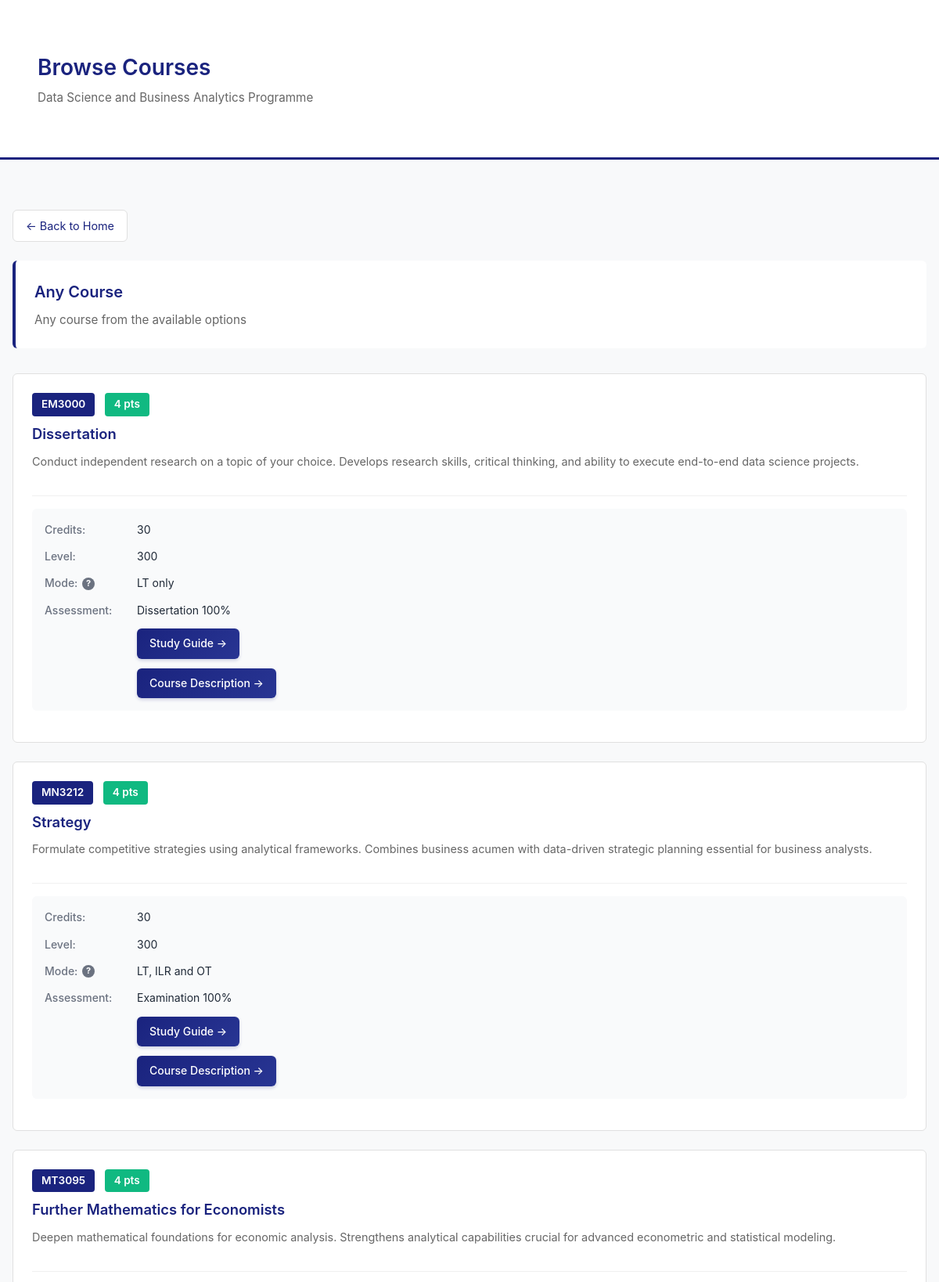
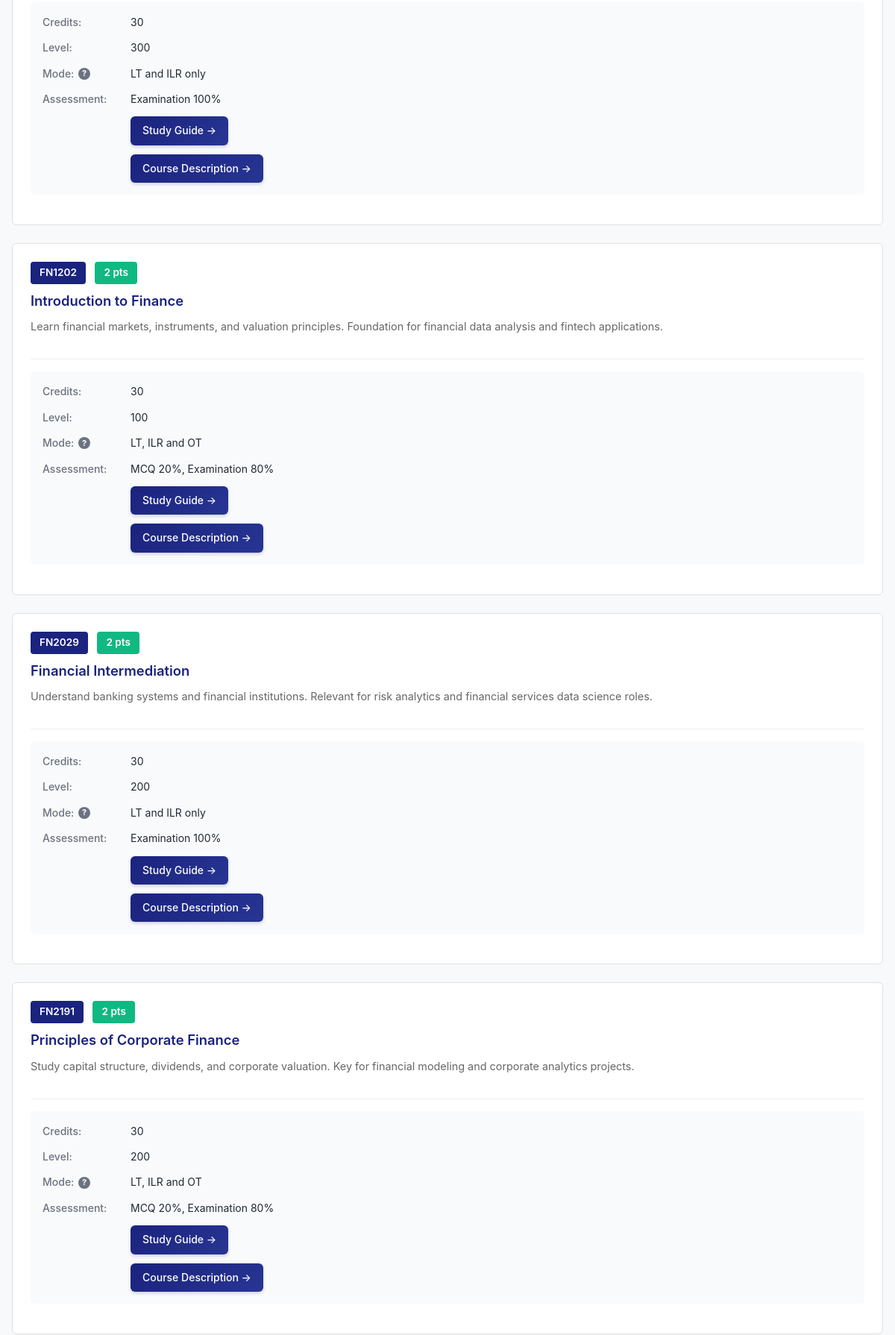
The page /browse/12/ (upper part) on the database its author committed (2 pictures, top to bottom).
### courses/models.py (models this page shows, shortened)
class ElectiveType(models.Model):
    name = models.CharField(max_length=200)
    description = models.TextField()
    class Meta:
        verbose_name = "Elective Type"
        verbose_name_plural = "Elective Types"

class Course(models.Model):
    code = models.CharField(max_length=20, unique=True)
    name = models.CharField(max_length=200)
    credits = models.IntegerField()
    level = models.IntegerField()
    prerequisites = models.CharField(max_length=500, blank=True)
    corequisites = models.CharField(max_length=500, blank=True)
    exclusions = models.CharField(max_length=500, blank=True)
    mode = models.CharField(max_length=100)
    assessment = models.CharField(max_length=200)
    description = models.TextField()
    study_guide_url = models.URLField(blank=True)
    course_description_url = models.URLField(blank=True)
    elective_types = models.ManyToManyField(ElectiveType, related_name='courses')
    class Meta:
        ordering = ['code']
        verbose_name = "Course"
        verbose_name_plural = "Courses"

### courses/views.py (the view)
# urls.py: path('browse/<int:elective_type_id>/', views.browse_courses, name='browse_courses'),
def browse_courses(request, elective_type_id):
    elective_type = get_object_or_404(ElectiveType, id=elective_type_id)
    courses = Course.objects.filter(elective_types=elective_type).annotate(
        total_points=Sum(
            Case(
                When(selections__interest='not_willing', then=0),
                When(selections__interest='willing', then=1),
                When(selections__interest='prefer', then=2),
                default=0,
                output_field=IntegerField()
            )
        )
    ).order_by('-total_points', 'code')
    return render(request, 'courses/browse.html', {
        'elective_type': elective_type,
        'courses': courses,
        'mode': 'browse'
    })

### courses/templates/courses/browse.html (shortened to what this page needs)
{% extends 'courses/base.html' %}
{% block header %}Browse Courses{% endblock %}
{% block content %}
<a href="{% url 'home' %}" class="back-button">← Back to Home</a>
<div class="info-box">
    <h2>{{ elective_type.name }}</h2>
    <p>{{ elective_type.description }}</p>
</div>
{% if courses %}
<div class="course-grid">
    {% for course in courses %}
    <div class="course-card">
        <div class="course-header">
            <span class="course-code">{{ course.code }}</span>
            {% if course.total_points %}
            <span class="course-points">{{ course.total_points }} pts</span>
            {% endif %}
            <h3 class="course-title">{{ course.name }}</h3>
            <p class="course-description">{{ course.description }}</p>
        </div>
        <div class="course-details">
            <div class="detail-item">
                <span class="detail-label">Credits:</span>
                <span class="detail-value">{{ course.credits }}</span>
            </div>
            <div class="detail-item">
                <span class="detail-label">Level:</span>
                <span class="detail-value">{{ course.level }}</span>
            </div>
            <div class="detail-item">
                <span class="detail-label">
                    Mode:
                    <span class="info-icon" data-tooltip="Delivery Mode&#10;• LT: Lead Teaching (on-campus)&#10;• ILR: Independent Learning Route (distance)&#10;• OT: Online Teaching (fully online)">?</span>
                </span>
                <span class="detail-value">{{ course.mode }}</span>
            </div>
            <div class="detail-item">
                <span class="detail-label">Assessment:</span>
                <span class="detail-value">{{ course.assessment }}</span>
            </div>
            {% if course.study_guide_url %}
            <div class="detail-item">
                <a href="{{ course.study_guide_url }}" target="_blank" class="links">Study Guide →</a>
            </div>
            {% endif %}
            {% if course.course_description_url %}
            <div class="detail-item">
                <a href="{{ course.course_description_url }}" target="_blank" class="links">Course Description →</a>
            </div>
            {% endif %}
        </div>
    </div>
    {% endfor %}
</div>
{% else %}
<div class="info-box">
    <p>No courses available for this elective type.</p>
</div>
{% endif %}
{% endblock %}

### courses/templates/courses/base.html (style rules this page uses)
* { margin: 0; padding: 0; box-sizing: border-box; }
body { font-family: -apple-system, BlinkMacSystemFont, 'Segoe UI', Roboto, Oxygen, Ubuntu, Cantarell, sans-serif; background: #f8f9fa; color: #333; line-height: 1.6; }
.back-button { display: inline-block; margin-bottom: 1.5rem; padding: 0.5rem 1rem; background-color: white; color: #1a237e; text-decoration: none; border-radius: 6px; border: 1px solid #e0e0e0; font-size: 0.9rem; transition: all 0.2s; }
.info-box { background: white; padding: 1.5rem; margin-bottom: 2rem; border-radius: 6px; border-left: 4px solid #1a237e; }
.info-box h2 { font-size: 1.25rem; color: #1a237e; margin-bottom: 0.5rem; font-weight: 600; }
.info-box p { color: #666; font-size: 0.95rem; }
.course-grid { display: grid; gap: 1.5rem; }
.course-card { background: white; border-radius: 6px; padding: 1.5rem; border: 1px solid #e0e0e0; transition: box-shadow 0.2s; overflow: visible; }
.course-header { margin-bottom: 1rem; padding-bottom: 1rem; border-bottom: 1px solid #f0f0f0; }
.course-code { display: inline-block; background: #1a237e; color: white; padding: 0.25rem 0.75rem; border-radius: 4px; font-size: 0.85rem; font-weight: 600; margin-bottom: 0.5rem; margin-right: 0.5rem; }
.course-points { display: inline-block; background: #10b981; color: white; padding: 0.25rem 0.75rem; border-radius: 4px; font-size: 0.85rem; font-weight: 600; margin-bottom: 0.5rem; }
.course-title { font-size: 1.15rem; color: #1a237e; font-weight: 600; margin-bottom: 0.5rem; }
.course-description { color: #666; font-size: 0.9rem; line-height: 1.6; margin-bottom: 1rem; }
.course-details { display: grid; grid-template-columns: 1fr; gap: 0.75rem; padding: 1rem; background: #f9fafb; border-radius: 6px; margin-bottom: 1rem; }
.detail-item { font-size: 0.875rem; display: flex; align-items: flex-start; gap: 0.5rem; }
.detail-label { display: inline-flex; align-items: center; gap: 0.35rem; color: #6b7280; font-weight: 500; min-width: 110px; }
.detail-value { color: #1f2937; flex: 1; }
.info-icon { width: 16px; height: 16px; background: #6b7280; color: white; border-radius: 50%; font-size: 11px; display: inline-flex; align-items: center; justify-content: center; font-weight: bold; cursor: help; flex-shrink: 0; }
[data-tooltip] { position: relative; }
.links { display: inline-block; padding: 0.5rem 1rem; background: linear-gradient(135deg, #1a237e 0%, #283593 100%); color: white; text-decoration: none; border-radius: 6px; font-size: 0.875rem; font-weight: 500; transition: all 0.2s ease; box-shadow: 0 2px 4px rgba(26, 35, 126, 0.2); }

### rows shown on the page
ElectiveType: name "Any Course", description "Any course from the available options"
Course: code "EM3000", total_points "4", name "Dissertation", description "Conduct independent research on a topic of your choice. Develops research skills, critical thinking, and ability to execute end-to-end data science projects.", credits "30", level "300", mode "LT only", assessment "Dissertation 100%"
Course: code "MN3212", total_points "4", name "Strategy", description "Formulate competitive strategies using analytical frameworks. Combines business acumen with data-driven strategic planning essential for business analysts.", credits "30", level "300", mode "LT, ILR and OT", assessment "Examination 100%"
Course: code "MT3095", total_points "4", name "Further Mathematics for Economists", description "Deepen mathematical foundations for economic analysis. Strengthens analytical capabilities crucial for advanced econometric and statistical modeling.", credits "30", level "300", mode "LT and ILR only", assessment "Examination 100%"
Course: code "FN1202", total_points "2", name "Introduction to Finance", description "Learn financial markets, instruments, and valuation principles. Foundation for financial data analysis and fintech applications.", credits "30", level "100", mode "LT, ILR and OT", assessment "MCQ 20%, Examination 80%"
Course: code "FN2029", total_points "2", name "Financial Intermediation", description "Understand banking systems and financial institutions. Relevant for risk analytics and financial services data science roles.", credits "30", level "200", mode "LT and ILR only", assessment "Examination 100%"
Course: code "FN2191", total_points "2", name "Principles of Corporate Finance", description "Study capital structure, dividends, and corporate valuation. Key for financial modeling and corporate analytics projects.", credits "30", level "200", mode "LT, ILR and OT", assessment "MCQ 20%, Examination 80%"
